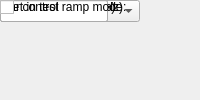
<?xml version="1.0" encoding="UTF-8"?>
<ui version="4.0">
 <class>MainWindow</class>
 <widget class="QMainWindow" name="MainWindow">
  <property name="windowTitle"><string>asiaa_adc5g</string></property>
  <widget class="QWidget" name="centralwidget">
   <!-- NOTE: this is a simplified structural mirror of the generated
        <module>_ui.py, not a full round-trip Designer file. Regenerate
        both from the same spec if you need to edit layout by hand. -->
       <widget class="QLabel" name="label_input_mode">
     <property name="text"><string>Input mode:</string></property>
    </widget>
       <widget class="QComboBox" name="input_mode">
     <item><property name="text"><string>One-channel -- A</string></property></item>
     <item><property name="text"><string>One-channel -- C</string></property></item>
     <item><property name="text"><string>Two-channel -- A&amp;C</string></property></item>
    </widget>
       <widget class="QLabel" name="label_adc_brd">
     <property name="text"><string>ADC Board</string></property>
    </widget>
       <widget class="QComboBox" name="adc_brd">
     <item><property name="text"><string>ZDOK 0</string></property></item>
     <item><property name="text"><string>ZDOK 1</string></property></item>
    </widget>
       <widget class="QLabel" name="label_demux">
     <property name="text"><string>Internal demux</string></property>
    </widget>
       <widget class="QComboBox" name="demux">
     <item><property name="text"><string>1:1</string></property></item>
     <item><property name="text"><string>1:2</string></property></item>
    </widget>
       <widget class="QLabel" name="label_adc_bit_width">
     <property name="text"><string>ADC Resolution (bits):</string></property>
    </widget>
       <widget class="QLineEdit" name="adc_bit_width"/>
       <widget class="QLabel" name="label_adc_clk_rate">
     <property name="text"><string>ADC Clock Rate (MHz):</string></property>
    </widget>
       <widget class="QLineEdit" name="adc_clk_rate"/>
       <widget class="QLabel" name="label_using_ctrl">
     <property name="text"><string>use control</string></property>
    </widget>
       <widget class="QCheckBox" name="using_ctrl"/>
       <widget class="QLabel" name="label_test_ramp">
     <property name="text"><string>start in test ramp mode</string></property>
    </widget>
       <widget class="QCheckBox" name="test_ramp"/>
  </widget>
 </widget>
 <resources/>
 <connections/>
</ui>
